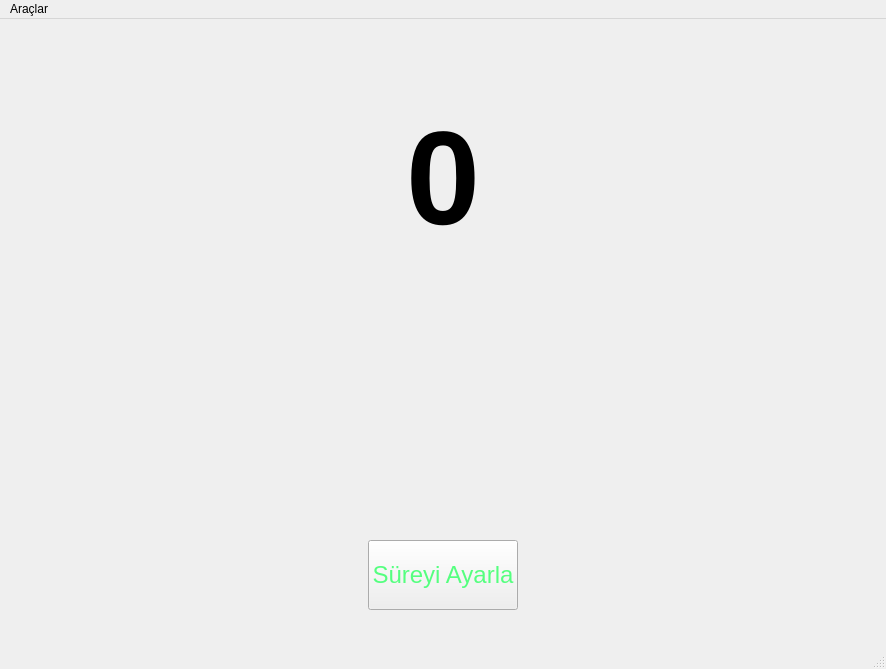
<?xml version="1.0" encoding="UTF-8"?>
<ui version="4.0">
 <class>second_window</class>
 <widget class="QMainWindow" name="second_window">
  <property name="geometry">
   <rect>
    <x>0</x>
    <y>0</y>
    <width>886</width>
    <height>664</height>
   </rect>
  </property>
  <property name="windowTitle">
   <string>Zamanlayıcı</string>
  </property>
  <widget class="QWidget" name="centralwidget">
   <layout class="QGridLayout" name="gridLayout">
    <item row="0" column="1" colspan="3">
     <spacer name="verticalSpacer">
      <property name="orientation">
       <enum>Qt::Orientation::Vertical</enum>
      </property>
      <property name="sizeHint" stdset="0">
       <size>
        <width>20</width>
        <height>40</height>
       </size>
      </property>
     </spacer>
    </item>
    <item row="1" column="0">
     <spacer name="horizontalSpacer">
      <property name="orientation">
       <enum>Qt::Orientation::Horizontal</enum>
      </property>
      <property name="sizeHint" stdset="0">
       <size>
        <width>40</width>
        <height>20</height>
       </size>
      </property>
     </spacer>
    </item>
    <item row="1" column="1" colspan="3">
     <layout class="QVBoxLayout" name="verticalLayout">
      <item>
       <widget class="QLabel" name="label_time">
        <property name="sizePolicy">
         <sizepolicy hsizetype="Expanding" vsizetype="Expanding">
          <horstretch>0</horstretch>
          <verstretch>0</verstretch>
         </sizepolicy>
        </property>
        <property name="minimumSize">
         <size>
          <width>500</width>
          <height>300</height>
         </size>
        </property>
        <property name="font">
         <font>
          <pointsize>100</pointsize>
          <bold>true</bold>
         </font>
        </property>
        <property name="text">
         <string>0</string>
        </property>
        <property name="alignment">
         <set>Qt::AlignmentFlag::AlignCenter</set>
        </property>
       </widget>
      </item>
      <item>
       <layout class="QHBoxLayout" name="horizontalLayout">
        <item>
         <widget class="QToolButton" name="start_pause">
          <property name="sizePolicy">
           <sizepolicy hsizetype="Expanding" vsizetype="Expanding">
            <horstretch>0</horstretch>
            <verstretch>0</verstretch>
           </sizepolicy>
          </property>
          <property name="minimumSize">
           <size>
            <width>200</width>
            <height>200</height>
           </size>
          </property>
          <property name="text">
           <string/>
          </property>
          <property name="icon">
           <iconset resource="images.qrc">
            <normaloff>:/icons/icons/play(1).svg</normaloff>:/icons/icons/play(1).svg</iconset>
          </property>
          <property name="iconSize">
           <size>
            <width>100</width>
            <height>100</height>
           </size>
          </property>
          <property name="checkable">
           <bool>false</bool>
          </property>
          <property name="autoRepeat">
           <bool>false</bool>
          </property>
          <property name="autoRaise">
           <bool>true</bool>
          </property>
         </widget>
        </item>
        <item>
         <widget class="QToolButton" name="reset">
          <property name="sizePolicy">
           <sizepolicy hsizetype="Expanding" vsizetype="Expanding">
            <horstretch>0</horstretch>
            <verstretch>0</verstretch>
           </sizepolicy>
          </property>
          <property name="text">
           <string/>
          </property>
          <property name="icon">
           <iconset resource="images.qrc">
            <normaloff>:/icons/icons/circle.svg</normaloff>:/icons/icons/circle.svg</iconset>
          </property>
          <property name="iconSize">
           <size>
            <width>100</width>
            <height>100</height>
           </size>
          </property>
          <property name="autoRaise">
           <bool>true</bool>
          </property>
         </widget>
        </item>
       </layout>
      </item>
      <item>
       <layout class="QHBoxLayout" name="horizontalLayout_2">
        <item>
         <spacer name="horizontalSpacer_3">
          <property name="orientation">
           <enum>Qt::Orientation::Horizontal</enum>
          </property>
          <property name="sizeHint" stdset="0">
           <size>
            <width>40</width>
            <height>20</height>
           </size>
          </property>
         </spacer>
        </item>
        <item>
         <widget class="QPushButton" name="time_set">
          <property name="sizePolicy">
           <sizepolicy hsizetype="Maximum" vsizetype="Maximum">
            <horstretch>0</horstretch>
            <verstretch>0</verstretch>
           </sizepolicy>
          </property>
          <property name="minimumSize">
           <size>
            <width>150</width>
            <height>70</height>
           </size>
          </property>
          <property name="font">
           <font>
            <pointsize>18</pointsize>
           </font>
          </property>
          <property name="styleSheet">
           <string notr="true">color: rgb(85, 255, 127);</string>
          </property>
          <property name="text">
           <string>Süreyi Ayarla</string>
          </property>
         </widget>
        </item>
        <item>
         <spacer name="horizontalSpacer_4">
          <property name="orientation">
           <enum>Qt::Orientation::Horizontal</enum>
          </property>
          <property name="sizeHint" stdset="0">
           <size>
            <width>40</width>
            <height>20</height>
           </size>
          </property>
         </spacer>
        </item>
       </layout>
      </item>
     </layout>
    </item>
    <item row="1" column="4">
     <spacer name="horizontalSpacer_2">
      <property name="orientation">
       <enum>Qt::Orientation::Horizontal</enum>
      </property>
      <property name="sizeHint" stdset="0">
       <size>
        <width>40</width>
        <height>20</height>
       </size>
      </property>
     </spacer>
    </item>
    <item row="3" column="2">
     <spacer name="verticalSpacer_2">
      <property name="orientation">
       <enum>Qt::Orientation::Vertical</enum>
      </property>
      <property name="sizeHint" stdset="0">
       <size>
        <width>20</width>
        <height>40</height>
       </size>
      </property>
     </spacer>
    </item>
    <item row="3" column="0">
     <widget class="QLabel" name="label_main_time">
      <property name="sizePolicy">
       <sizepolicy hsizetype="Expanding" vsizetype="Expanding">
        <horstretch>0</horstretch>
        <verstretch>0</verstretch>
       </sizepolicy>
      </property>
      <property name="font">
       <font>
        <pointsize>14</pointsize>
        <bold>true</bold>
       </font>
      </property>
      <property name="styleSheet">
       <string notr="true">color: rgb(255, 85, 0);</string>
      </property>
      <property name="text">
       <string/>
      </property>
      <property name="alignment">
       <set>Qt::AlignmentFlag::AlignCenter</set>
      </property>
     </widget>
    </item>
    <item row="3" column="4">
     <widget class="QLabel" name="label_main_date">
      <property name="sizePolicy">
       <sizepolicy hsizetype="Expanding" vsizetype="Expanding">
        <horstretch>0</horstretch>
        <verstretch>0</verstretch>
       </sizepolicy>
      </property>
      <property name="font">
       <font>
        <pointsize>14</pointsize>
        <bold>true</bold>
       </font>
      </property>
      <property name="styleSheet">
       <string notr="true">color: rgb(255, 85, 0);</string>
      </property>
      <property name="text">
       <string/>
      </property>
      <property name="alignment">
       <set>Qt::AlignmentFlag::AlignCenter</set>
      </property>
     </widget>
    </item>
   </layout>
  </widget>
  <widget class="QMenuBar" name="menubar">
   <property name="geometry">
    <rect>
     <x>0</x>
     <y>0</y>
     <width>886</width>
     <height>22</height>
    </rect>
   </property>
   <widget class="QMenu" name="menu">
    <property name="title">
     <string>Araçlar</string>
    </property>
    <addaction name="stopwatch"/>
    <addaction name="separator"/>
    <addaction name="about"/>
   </widget>
   <addaction name="menu"/>
  </widget>
  <widget class="QStatusBar" name="statusbar"/>
  <action name="stopwatch">
   <property name="text">
    <string>Kronometre</string>
   </property>
  </action>
  <action name="about">
   <property name="text">
    <string>Hakkında</string>
   </property>
  </action>
 </widget>
 <resources>
  <include location="images.qrc"/>
 </resources>
 <connections/>
</ui>
